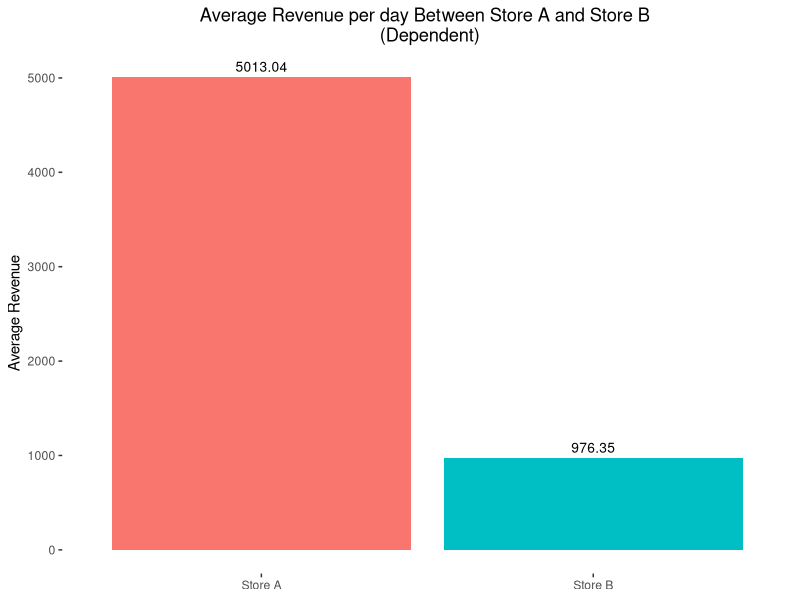
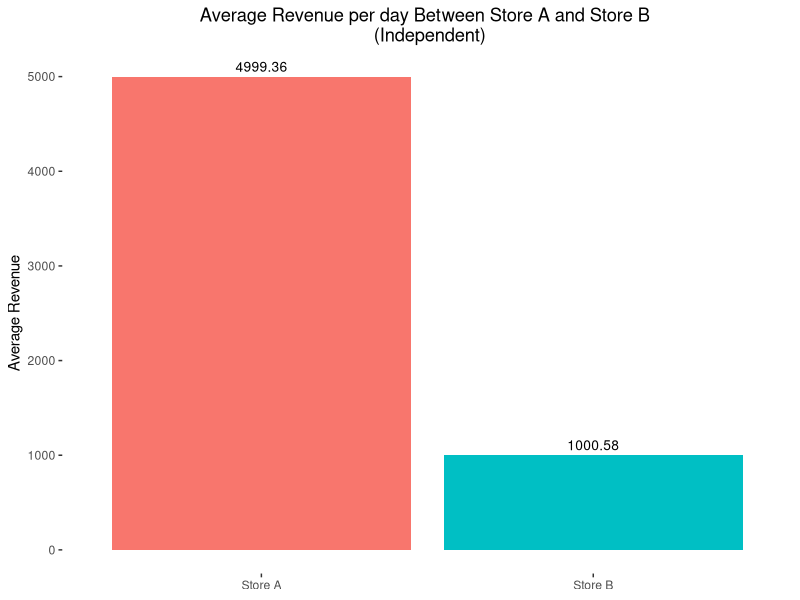

Write R code to recreate these figures, in order.
set.seed(1)

library(ggplot2)
library(dplyr)

StoreA <- rnorm(365, 5000.21, 332) # Creates 365 samples of occurences, with a mean of 5000.21 and standard deviation of 332
StoreB <- rnorm(365, 1000.12, 332) # Creates 365 samples of occurences, with a mean of 1000.12 and standard deviation of 332

Revenue <- c(StoreA, StoreB) #Combines values into one column. All 365 values of Store A will be combined along with all 365 values of Store B

Store <- rep(c("Store A", "Store B"), each = 365) #Creates of column of Store A and Store B as the two levels. 365 iterations will be created for Store A and then Store \ 

Sales <- data.frame(Store, Revenue) #Creates a dataframe of the Revenue and their corresponding store 

TTestplot <- ggplot(Sales, aes(Store, Revenue, label = Revenue, fill = Store)) + 
	stat_summary(fun.y = "mean", geom = "bar") + #
	stat_summary(aes(label=round(..y..,2)), 
		fun.y=mean, geom="text", size=3.5, vjust = -0.5) + #Plots the text of the average value for each level
	theme(panel.background=element_blank()) + #Creates a blank background for the plot's panel
	theme(plot.background=element_blank()) + #Creates a blank background for the plot 
	theme(plot.title = element_text(hjust = 0.5))+ #Centers plot title
	theme(legend.position="none") + # Gets rid of the legend
	labs(title = "Average Revenue per day Between Store A and Store B \n (Dependent)", #Adds a title for the plot
		x = NULL, y = "Average Revenue" #Labels for the x and y axis
		)
   

ggsave("TTestPlot_Dep.jpeg", #Pathway to save plot to 
	TTestplot #Indicates to save the TTestplot 
)

write.csv(Sales, #Indicates to write the Sales dataframe
	"TestData_Dep.csv" #Indicates the filepath to save the data to
)

#performing dependent t-test (paired, because we used equal variance)
str(Sales)
x <- filter(Sales, Store == "Store B")
y <- filter(Sales, Store == "Store A")
t.test(x$Revenue, y$Revenue, paired = TRUE)

#p-value < 2.2e-16 is an extremely small
#There is a statistically signficiant difference in the means

#Similary, let us generate a new database with the same means as above, 
#(Indepenedent T-Test) but this time we use different variance as well

StoreA <- rnorm(365, 5000.21, 332) # Creates 365 samples of occurences, with a mean of 5000.21 and standard deviation of 332
StoreB <- rnorm(365, 1000.12, 66.4) # Creates 365 samples of occurences, with a mean of 1000.12 and standard deviation of 332

Revenue <- c(StoreA, StoreB) #Combines values into one column. All 365 values of Store A will be combined along with all 365 values of Store B

Store <- rep(c("Store A", "Store B"), each = 365) #Creates of column of Store A and Store B as the two levels. 365 iterations will be created for Store A and then Store \ 

Sales <- data.frame(Store, Revenue) #Creates a dataframe of the Revenue and their corresponding store 

TTestplot <- ggplot(Sales, aes(Store, Revenue, label = Revenue, fill = Store)) + 
  stat_summary(fun.y = "mean", geom = "bar") + #
  stat_summary(aes(label=round(..y..,2)), 
               fun.y=mean, geom="text", size=3.5, vjust = -0.5) + #Plots the text of the average value for each level
  theme(panel.background=element_blank()) + #Creates a blank background for the plot's panel
  theme(plot.background=element_blank()) + #Creates a blank background for the plot 
  theme(plot.title = element_text(hjust = 0.5))+ #Centers plot title
  theme(legend.position="none") + # Gets rid of the legend
  labs(title = "Average Revenue per day Between Store A and Store B \n (Independent)", #Adds a title for the plot
       x = NULL, y = "Average Revenue" #Labels for the x and y axis
  )

ggsave("TTestPlot_Indep.jpeg", #Pathway to save plot to 
      TTestplot #Indicates to save the TTestplot 
)

write.csv(Sales, #Indicates to write the Sales dataframe
          "TestData_Indep.csv" #Indicates the filepath to save the data to
)

#performing dependent t-test (paired, because we used equal variance)
str(Sales)
x <- filter(Sales, Store == "Store B")
y <- filter(Sales, Store == "Store A")
t.test(x$Revenue, y$Revenue, paired = FALSE)

# Again, the p-value is really small (<2.2e-16)
# The difference in means is statistically significant
 
#Additional Comments:
# 1 )We need to describe in brief what the difference between independent and dependent test is
# For independent, first of all we have to assume that the two stores have similar variance,
# After that, we are looking at the difference of EACH DAY's revenue in dependent
# where as for independent, as the name suggests, the variance can be different from each other
# Also, we are not concerened about the differences in each day's revenue
# we are concerned about the difference in AVERAGE REVENUE FOR THE ENTIRE YEAR

# 2) Wouldn't it be better if we used mean that were a bit closer to each other?
# The differenc between 5,000 and 1000 seems a bit large

# 3) I have not made any change to the InsigTTest.R script
# this is because I wanted to confirm the changes made in SigTTest.R 
# before copying them over to InsigTTest.R 

head(Sales)
